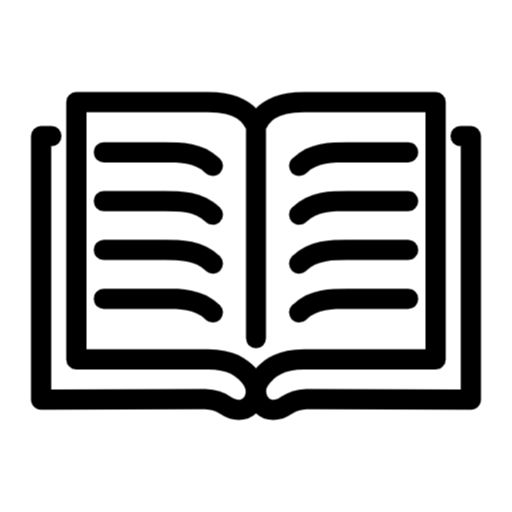
#> input picture 01_Inputs/img_1.jpg, 512 x 512 px, found by its file name
$ python main.py
#> lines starting #> are read from the running program, lines starting #| are printed output that depends on the picture
import cv2
import numpy as np
img = cv2.imread('D:/OnlineCourses/ComputerVision_Udacity/02_Repo/ComputerVision/01_Inputs/img_1.jpg')
#> img is the input picture: shape (512, 512, 3); min 0, max 255, mean 186.3

#add noise to image
mean = 0
stddev = 100
noise = np.zeros(img.shape, np.uint8)
cv2.randn(noise,mean,stddev)
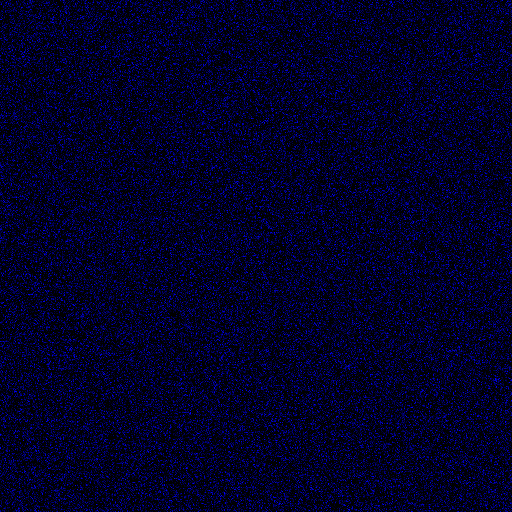
#> noise: shape (512, 512, 3); mean of channels 0, 1, 2 39.6, 0, 0; drawn as B, G, R

noisy_img = cv2.add(img, noise)
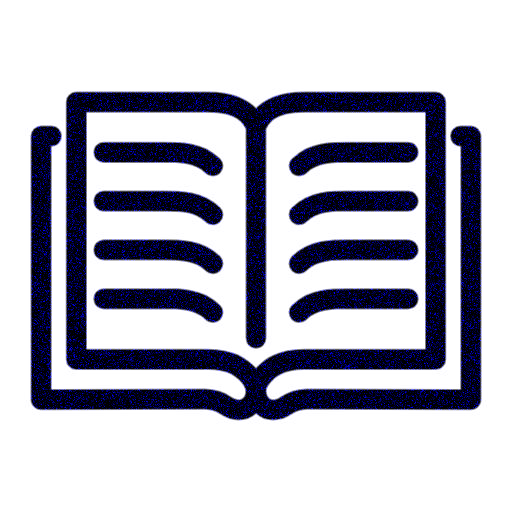
#> noisy_img: shape (512, 512, 3); mean B, G, R 197.6, 186.3, 186.3

cv2.imshow('noisy', noisy_img)
cv2.imshow('original', img)
cv2.waitKey(0)
cv2.destroyAllWindows()
